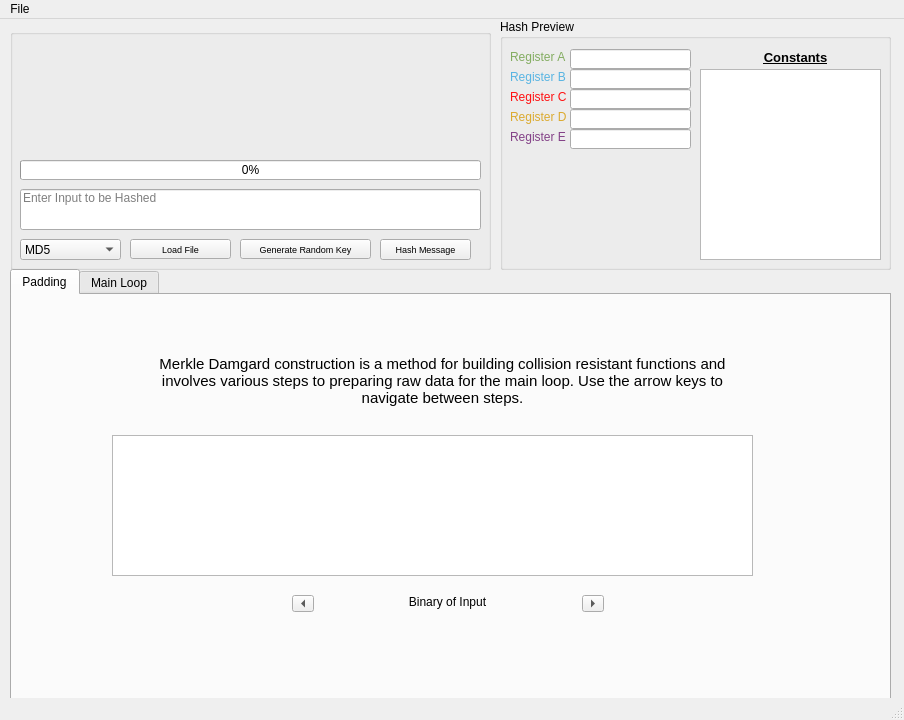
<?xml version="1.0" encoding="UTF-8"?>
<ui version="4.0">
 <class>MainWindow</class>
 <widget class="QMainWindow" name="MainWindow">
  <property name="geometry">
   <rect>
    <x>0</x>
    <y>0</y>
    <width>904</width>
    <height>720</height>
   </rect>
  </property>
  <property name="sizePolicy">
   <sizepolicy hsizetype="Preferred" vsizetype="Preferred">
    <horstretch>0</horstretch>
    <verstretch>0</verstretch>
   </sizepolicy>
  </property>
  <property name="windowTitle">
   <string>MainWindow</string>
  </property>
  <property name="autoFillBackground">
   <bool>true</bool>
  </property>
  <property name="toolButtonStyle">
   <enum>Qt::ToolButtonIconOnly</enum>
  </property>
  <widget class="QWidget" name="centralwidget">
   <property name="enabled">
    <bool>true</bool>
   </property>
   <widget class="QWidget" name="gridLayoutWidget">
    <property name="geometry">
     <rect>
      <x>10</x>
      <y>10</y>
      <width>481</width>
      <height>241</height>
     </rect>
    </property>
    <layout class="QGridLayout" name="gridLayout">
     <property name="sizeConstraint">
      <enum>QLayout::SetNoConstraint</enum>
     </property>
     <item row="0" column="1">
      <widget class="QGroupBox" name="mouseCaptureRegion">
       <property name="enabled">
        <bool>true</bool>
       </property>
       <property name="title">
        <string/>
       </property>
       <widget class="QProgressBar" name="progressBar">
        <property name="enabled">
         <bool>true</bool>
        </property>
        <property name="geometry">
         <rect>
          <x>10</x>
          <y>131</y>
          <width>461</width>
          <height>20</height>
         </rect>
        </property>
        <property name="value">
         <number>0</number>
        </property>
       </widget>
       <widget class="QComboBox" name="hashCombo">
        <property name="geometry">
         <rect>
          <x>10</x>
          <y>210</y>
          <width>101</width>
          <height>21</height>
         </rect>
        </property>
        <property name="autoFillBackground">
         <bool>false</bool>
        </property>
        <property name="currentIndex">
         <number>0</number>
        </property>
        <property name="maxVisibleItems">
         <number>5</number>
        </property>
        <property name="sizeAdjustPolicy">
         <enum>QComboBox::AdjustToMinimumContentsLength</enum>
        </property>
        <item>
         <property name="text">
          <string>MD5</string>
         </property>
        </item>
        <item>
         <property name="text">
          <string>SHA-1</string>
         </property>
        </item>
       </widget>
       <widget class="QLineEdit" name="hashInput">
        <property name="geometry">
         <rect>
          <x>10</x>
          <y>160</y>
          <width>461</width>
          <height>41</height>
         </rect>
        </property>
        <property name="layoutDirection">
         <enum>Qt::RightToLeft</enum>
        </property>
        <property name="inputMask">
         <string/>
        </property>
        <property name="text">
         <string/>
        </property>
        <property name="alignment">
         <set>Qt::AlignLeading|Qt::AlignLeft|Qt::AlignTop</set>
        </property>
        <property name="dragEnabled">
         <bool>true</bool>
        </property>
        <property name="placeholderText">
         <string>Enter Input to be Hashed</string>
        </property>
        <property name="clearButtonEnabled">
         <bool>true</bool>
        </property>
       </widget>
       <widget class="QPushButton" name="loadFileButton">
        <property name="geometry">
         <rect>
          <x>120</x>
          <y>210</y>
          <width>101</width>
          <height>20</height>
         </rect>
        </property>
        <property name="font">
         <font>
          <pointsize>7</pointsize>
         </font>
        </property>
        <property name="text">
         <string>Load File</string>
        </property>
       </widget>
       <widget class="QPushButton" name="randomKeyButton">
        <property name="geometry">
         <rect>
          <x>230</x>
          <y>210</y>
          <width>131</width>
          <height>20</height>
         </rect>
        </property>
        <property name="font">
         <font>
          <pointsize>7</pointsize>
         </font>
        </property>
        <property name="text">
         <string>Generate Random Key</string>
        </property>
       </widget>
       <widget class="QPushButton" name="hashButton">
        <property name="geometry">
         <rect>
          <x>370</x>
          <y>210</y>
          <width>91</width>
          <height>21</height>
         </rect>
        </property>
        <property name="font">
         <font>
          <pointsize>7</pointsize>
         </font>
        </property>
        <property name="text">
         <string>Hash Message</string>
        </property>
       </widget>
      </widget>
     </item>
    </layout>
   </widget>
   <widget class="QWidget" name="gridLayoutWidget_2">
    <property name="geometry">
     <rect>
      <x>500</x>
      <y>0</y>
      <width>391</width>
      <height>251</height>
     </rect>
    </property>
    <layout class="QGridLayout" name="gridLayout_3">
     <item row="0" column="0">
      <widget class="QGroupBox" name="groupBox">
       <property name="font">
        <font>
         <weight>50</weight>
         <bold>false</bold>
        </font>
       </property>
       <property name="title">
        <string>Hash Preview</string>
       </property>
       <widget class="QTableWidget" name="sineTable">
        <property name="geometry">
         <rect>
          <x>200</x>
          <y>50</y>
          <width>181</width>
          <height>191</height>
         </rect>
        </property>
        <property name="sizePolicy">
         <sizepolicy hsizetype="Minimum" vsizetype="Minimum">
          <horstretch>0</horstretch>
          <verstretch>0</verstretch>
         </sizepolicy>
        </property>
        <property name="font">
         <font>
          <pointsize>8</pointsize>
         </font>
        </property>
        <property name="toolTip">
         <string/>
        </property>
        <property name="frameShape">
         <enum>QFrame::StyledPanel</enum>
        </property>
        <property name="verticalScrollBarPolicy">
         <enum>Qt::ScrollBarAsNeeded</enum>
        </property>
        <property name="horizontalScrollBarPolicy">
         <enum>Qt::ScrollBarAlwaysOff</enum>
        </property>
        <property name="sizeAdjustPolicy">
         <enum>QAbstractScrollArea::AdjustToContentsOnFirstShow</enum>
        </property>
        <attribute name="horizontalHeaderVisible">
         <bool>false</bool>
        </attribute>
        <attribute name="horizontalHeaderStretchLastSection">
         <bool>true</bool>
        </attribute>
        <attribute name="verticalHeaderVisible">
         <bool>false</bool>
        </attribute>
       </widget>
       <widget class="QLabel" name="label_16">
        <property name="geometry">
         <rect>
          <x>10</x>
          <y>30</y>
          <width>61</width>
          <height>17</height>
         </rect>
        </property>
        <property name="text">
         <string>&lt;html&gt;&lt;head/&gt;&lt;body&gt;&lt;p&gt;&lt;span style=&quot; color:#83ac60;&quot;&gt;Register A&lt;/span&gt;&lt;/p&gt;&lt;/body&gt;&lt;/html&gt;</string>
        </property>
       </widget>
       <widget class="QLabel" name="label_17">
        <property name="geometry">
         <rect>
          <x>10</x>
          <y>50</y>
          <width>61</width>
          <height>17</height>
         </rect>
        </property>
        <property name="text">
         <string>&lt;html&gt;&lt;head/&gt;&lt;body&gt;&lt;p&gt;&lt;span style=&quot; color:#58b4e2;&quot;&gt;Register B&lt;/span&gt;&lt;/p&gt;&lt;/body&gt;&lt;/html&gt;</string>
        </property>
       </widget>
       <widget class="QLabel" name="label_18">
        <property name="geometry">
         <rect>
          <x>10</x>
          <y>90</y>
          <width>61</width>
          <height>17</height>
         </rect>
        </property>
        <property name="text">
         <string>&lt;html&gt;&lt;head/&gt;&lt;body&gt;&lt;p&gt;&lt;span style=&quot; color:#dbaa2f;&quot;&gt;Register D&lt;/span&gt;&lt;/p&gt;&lt;/body&gt;&lt;/html&gt;</string>
        </property>
       </widget>
       <widget class="QLabel" name="label_19">
        <property name="geometry">
         <rect>
          <x>10</x>
          <y>70</y>
          <width>61</width>
          <height>17</height>
         </rect>
        </property>
        <property name="text">
         <string>&lt;html&gt;&lt;head/&gt;&lt;body&gt;&lt;p&gt;&lt;span style=&quot; color:#ff1111;&quot;&gt;Register C&lt;/span&gt;&lt;/p&gt;&lt;/body&gt;&lt;/html&gt;</string>
        </property>
       </widget>
       <widget class="QLineEdit" name="regAText">
        <property name="geometry">
         <rect>
          <x>70</x>
          <y>30</y>
          <width>121</width>
          <height>20</height>
         </rect>
        </property>
        <property name="readOnly">
         <bool>true</bool>
        </property>
       </widget>
       <widget class="QLineEdit" name="regBText">
        <property name="geometry">
         <rect>
          <x>70</x>
          <y>50</y>
          <width>121</width>
          <height>20</height>
         </rect>
        </property>
        <property name="readOnly">
         <bool>true</bool>
        </property>
       </widget>
       <widget class="QLineEdit" name="regCText">
        <property name="geometry">
         <rect>
          <x>70</x>
          <y>70</y>
          <width>121</width>
          <height>20</height>
         </rect>
        </property>
        <property name="readOnly">
         <bool>true</bool>
        </property>
       </widget>
       <widget class="QLineEdit" name="regDText">
        <property name="geometry">
         <rect>
          <x>70</x>
          <y>90</y>
          <width>121</width>
          <height>20</height>
         </rect>
        </property>
        <property name="readOnly">
         <bool>true</bool>
        </property>
       </widget>
       <widget class="QLineEdit" name="regEText">
        <property name="geometry">
         <rect>
          <x>70</x>
          <y>110</y>
          <width>121</width>
          <height>20</height>
         </rect>
        </property>
        <property name="readOnly">
         <bool>true</bool>
        </property>
       </widget>
       <widget class="QLabel" name="label_21">
        <property name="geometry">
         <rect>
          <x>10</x>
          <y>110</y>
          <width>61</width>
          <height>17</height>
         </rect>
        </property>
        <property name="text">
         <string>&lt;html&gt;&lt;head/&gt;&lt;body&gt;&lt;p&gt;&lt;span style=&quot; color:#834187;&quot;&gt;Register E&lt;/span&gt;&lt;/p&gt;&lt;/body&gt;&lt;/html&gt;</string>
        </property>
       </widget>
       <widget class="QLabel" name="tableLabel">
        <property name="geometry">
         <rect>
          <x>230</x>
          <y>30</y>
          <width>131</width>
          <height>17</height>
         </rect>
        </property>
        <property name="text">
         <string>&lt;html&gt;&lt;head/&gt;&lt;body&gt;&lt;p&gt;&lt;span style=&quot; font-size:10pt; font-weight:600; text-decoration: underline;&quot;&gt;Constants&lt;/span&gt;&lt;/p&gt;&lt;/body&gt;&lt;/html&gt;</string>
        </property>
        <property name="alignment">
         <set>Qt::AlignCenter</set>
        </property>
       </widget>
      </widget>
     </item>
    </layout>
   </widget>
   <widget class="QWidget" name="verticalLayoutWidget">
    <property name="geometry">
     <rect>
      <x>10</x>
      <y>250</y>
      <width>881</width>
      <height>431</height>
     </rect>
    </property>
    <layout class="QVBoxLayout" name="verticalLayout">
     <item>
      <widget class="QTabWidget" name="tabWidget">
       <property name="tabPosition">
        <enum>QTabWidget::North</enum>
       </property>
       <property name="currentIndex">
        <number>0</number>
       </property>
       <widget class="QWidget" name="tab_2">
        <attribute name="title">
         <string>Padding</string>
        </attribute>
        <widget class="QLabel" name="label_20">
         <property name="geometry">
          <rect>
           <x>140</x>
           <y>60</y>
           <width>581</width>
           <height>71</height>
          </rect>
         </property>
         <property name="text">
          <string>&lt;html&gt;&lt;head/&gt;&lt;body&gt;&lt;p&gt;&lt;span style=&quot; font-size:11pt;&quot;&gt;Merkle Damgard construction is a method for building collision resistant functions and involves various steps to preparing raw data for the main loop. Use the arrow keys to navigate between steps.&lt;/span&gt;&lt;/p&gt;&lt;/body&gt;&lt;/html&gt;</string>
         </property>
         <property name="alignment">
          <set>Qt::AlignHCenter|Qt::AlignTop</set>
         </property>
         <property name="wordWrap">
          <bool>true</bool>
         </property>
        </widget>
        <widget class="QTextEdit" name="padding_BlockText">
         <property name="geometry">
          <rect>
           <x>100</x>
           <y>140</y>
           <width>641</width>
           <height>141</height>
          </rect>
         </property>
         <property name="readOnly">
          <bool>true</bool>
         </property>
        </widget>
        <widget class="QToolButton" name="padding_LeftArrow">
         <property name="geometry">
          <rect>
           <x>280</x>
           <y>300</y>
           <width>22</width>
           <height>17</height>
          </rect>
         </property>
         <property name="text">
          <string>...</string>
         </property>
         <property name="arrowType">
          <enum>Qt::LeftArrow</enum>
         </property>
        </widget>
        <widget class="QToolButton" name="padding_RightArrow">
         <property name="geometry">
          <rect>
           <x>570</x>
           <y>300</y>
           <width>22</width>
           <height>17</height>
          </rect>
         </property>
         <property name="text">
          <string>...</string>
         </property>
         <property name="arrowType">
          <enum>Qt::RightArrow</enum>
         </property>
        </widget>
        <widget class="QLabel" name="paddingStatusLabel">
         <property name="geometry">
          <rect>
           <x>310</x>
           <y>300</y>
           <width>251</width>
           <height>61</height>
          </rect>
         </property>
         <property name="sizePolicy">
          <sizepolicy hsizetype="Preferred" vsizetype="Preferred">
           <horstretch>0</horstretch>
           <verstretch>0</verstretch>
          </sizepolicy>
         </property>
         <property name="text">
          <string>Binary of Input</string>
         </property>
         <property name="alignment">
          <set>Qt::AlignHCenter|Qt::AlignTop</set>
         </property>
         <property name="wordWrap">
          <bool>true</bool>
         </property>
        </widget>
       </widget>
       <widget class="QWidget" name="tab">
        <attribute name="title">
         <string>Main Loop</string>
        </attribute>
        <widget class="QWidget" name="widget" native="true">
         <property name="geometry">
          <rect>
           <x>0</x>
           <y>0</y>
           <width>831</width>
           <height>271</height>
          </rect>
         </property>
        </widget>
        <widget class="QPushButton" name="exportButton">
         <property name="geometry">
          <rect>
           <x>380</x>
           <y>320</y>
           <width>71</width>
           <height>20</height>
          </rect>
         </property>
         <property name="text">
          <string>Export</string>
         </property>
        </widget>
        <widget class="QWidget" name="layoutWidget">
         <property name="geometry">
          <rect>
           <x>490</x>
           <y>100</y>
           <width>221</width>
           <height>91</height>
          </rect>
         </property>
         <layout class="QFormLayout" name="formLayout_2">
          <item row="0" column="0">
           <widget class="QLabel" name="label_13">
            <property name="font">
             <font>
              <pointsize>9</pointsize>
              <weight>75</weight>
              <bold>true</bold>
             </font>
            </property>
            <property name="text">
             <string>F</string>
            </property>
           </widget>
          </item>
          <item row="0" column="1">
           <widget class="QLineEdit" name="fBufferVal">
            <property name="font">
             <font>
              <pointsize>8</pointsize>
             </font>
            </property>
            <property name="readOnly">
             <bool>true</bool>
            </property>
           </widget>
          </item>
          <item row="1" column="0">
           <widget class="QLabel" name="label_14">
            <property name="font">
             <font>
              <pointsize>9</pointsize>
              <weight>75</weight>
              <bold>true</bold>
             </font>
            </property>
            <property name="text">
             <string>g</string>
            </property>
           </widget>
          </item>
          <item row="1" column="1">
           <widget class="QLineEdit" name="gBufferVal">
            <property name="font">
             <font>
              <pointsize>8</pointsize>
             </font>
            </property>
            <property name="readOnly">
             <bool>true</bool>
            </property>
           </widget>
          </item>
          <item row="2" column="1">
           <widget class="QLabel" name="loopCountLabel">
            <property name="text">
             <string>Loop Count : </string>
            </property>
           </widget>
          </item>
         </layout>
        </widget>
        <widget class="QSlider" name="progressSlider">
         <property name="enabled">
          <bool>false</bool>
         </property>
         <property name="geometry">
          <rect>
           <x>218</x>
           <y>270</y>
           <width>471</width>
           <height>16</height>
          </rect>
         </property>
         <property name="minimum">
          <number>1</number>
         </property>
         <property name="maximum">
          <number>5</number>
         </property>
         <property name="value">
          <number>1</number>
         </property>
         <property name="orientation">
          <enum>Qt::Horizontal</enum>
         </property>
        </widget>
        <widget class="QLineEdit" name="workingWordText">
         <property name="geometry">
          <rect>
           <x>30</x>
           <y>40</y>
           <width>771</width>
           <height>51</height>
          </rect>
         </property>
         <property name="font">
          <font>
           <pointsize>7</pointsize>
          </font>
         </property>
         <property name="alignment">
          <set>Qt::AlignCenter</set>
         </property>
         <property name="readOnly">
          <bool>true</bool>
         </property>
         <property name="clearButtonEnabled">
          <bool>false</bool>
         </property>
        </widget>
        <widget class="QLabel" name="loopCountLabel_2">
         <property name="geometry">
          <rect>
           <x>30</x>
           <y>20</y>
           <width>201</width>
           <height>16</height>
          </rect>
         </property>
         <property name="text">
          <string>Current Operational Block</string>
         </property>
        </widget>
        <widget class="QWidget" name="layoutWidget">
         <property name="geometry">
          <rect>
           <x>160</x>
           <y>100</y>
           <width>311</width>
           <height>142</height>
          </rect>
         </property>
         <layout class="QFormLayout" name="formLayout">
          <item row="0" column="0">
           <widget class="QLabel" name="label_9">
            <property name="text">
             <string>&lt;html&gt;&lt;head/&gt;&lt;body&gt;&lt;p&gt;&lt;span style=&quot; color:#83ac60;&quot;&gt;Register A&lt;/span&gt;&lt;/p&gt;&lt;/body&gt;&lt;/html&gt;</string>
            </property>
           </widget>
          </item>
          <item row="0" column="1">
           <widget class="QLineEdit" name="aBufferVal">
            <property name="font">
             <font>
              <pointsize>8</pointsize>
             </font>
            </property>
            <property name="readOnly">
             <bool>true</bool>
            </property>
           </widget>
          </item>
          <item row="1" column="0">
           <widget class="QLabel" name="label_10">
            <property name="text">
             <string>&lt;html&gt;&lt;head/&gt;&lt;body&gt;&lt;p&gt;&lt;span style=&quot; color:#58b4e2;&quot;&gt;Register B&lt;/span&gt;&lt;/p&gt;&lt;/body&gt;&lt;/html&gt;</string>
            </property>
           </widget>
          </item>
          <item row="1" column="1">
           <widget class="QLineEdit" name="bBufferVal">
            <property name="font">
             <font>
              <pointsize>8</pointsize>
             </font>
            </property>
            <property name="readOnly">
             <bool>true</bool>
            </property>
           </widget>
          </item>
          <item row="2" column="0">
           <widget class="QLabel" name="label_11">
            <property name="text">
             <string>&lt;html&gt;&lt;head/&gt;&lt;body&gt;&lt;p&gt;&lt;span style=&quot; color:#ff1111;&quot;&gt;Register C&lt;/span&gt;&lt;/p&gt;&lt;/body&gt;&lt;/html&gt;</string>
            </property>
           </widget>
          </item>
          <item row="2" column="1">
           <widget class="QLineEdit" name="cBufferVal">
            <property name="font">
             <font>
              <pointsize>8</pointsize>
             </font>
            </property>
            <property name="readOnly">
             <bool>true</bool>
            </property>
           </widget>
          </item>
          <item row="3" column="0">
           <widget class="QLabel" name="label_12">
            <property name="text">
             <string>&lt;html&gt;&lt;head/&gt;&lt;body&gt;&lt;p&gt;&lt;span style=&quot; color:#dbaa2f;&quot;&gt;Register D&lt;/span&gt;&lt;/p&gt;&lt;/body&gt;&lt;/html&gt;</string>
            </property>
           </widget>
          </item>
          <item row="3" column="1">
           <widget class="QLineEdit" name="dBufferVal">
            <property name="font">
             <font>
              <pointsize>8</pointsize>
             </font>
            </property>
            <property name="readOnly">
             <bool>true</bool>
            </property>
           </widget>
          </item>
          <item row="4" column="0">
           <widget class="QLabel" name="label_15">
            <property name="text">
             <string>&lt;html&gt;&lt;head/&gt;&lt;body&gt;&lt;p&gt;&lt;span style=&quot; color:#834187;&quot;&gt;Register E&lt;/span&gt;&lt;/p&gt;&lt;/body&gt;&lt;/html&gt;</string>
            </property>
           </widget>
          </item>
          <item row="4" column="1">
           <widget class="QLineEdit" name="eBufferVal">
            <property name="font">
             <font>
              <pointsize>8</pointsize>
             </font>
            </property>
            <property name="readOnly">
             <bool>true</bool>
            </property>
           </widget>
          </item>
         </layout>
        </widget>
        <widget class="QLineEdit" name="outputText">
         <property name="geometry">
          <rect>
           <x>228</x>
           <y>290</y>
           <width>451</width>
           <height>22</height>
          </rect>
         </property>
         <property name="font">
          <font>
           <pointsize>8</pointsize>
          </font>
         </property>
         <property name="layoutDirection">
          <enum>Qt::LeftToRight</enum>
         </property>
         <property name="autoFillBackground">
          <bool>false</bool>
         </property>
         <property name="alignment">
          <set>Qt::AlignCenter</set>
         </property>
         <property name="readOnly">
          <bool>true</bool>
         </property>
        </widget>
        <widget class="QLabel" name="launchVisualiserError">
         <property name="geometry">
          <rect>
           <x>240</x>
           <y>370</y>
           <width>401</width>
           <height>21</height>
          </rect>
         </property>
         <property name="layoutDirection">
          <enum>Qt::LeftToRight</enum>
         </property>
         <property name="text">
          <string>&lt;html&gt;&lt;head/&gt;&lt;body&gt;&lt;p&gt;&lt;span style=&quot; color:#aa0000;&quot;&gt;Visualiser is not currently supported on your system&lt;/span&gt;&lt;/p&gt;&lt;/body&gt;&lt;/html&gt;</string>
         </property>
         <property name="alignment">
          <set>Qt::AlignCenter</set>
         </property>
        </widget>
        <widget class="QPushButton" name="launchVisualiserButton">
         <property name="geometry">
          <rect>
           <x>470</x>
           <y>320</y>
           <width>131</width>
           <height>21</height>
          </rect>
         </property>
         <property name="font">
          <font>
           <pointsize>10</pointsize>
          </font>
         </property>
         <property name="text">
          <string>Visualise this section</string>
         </property>
        </widget>
       </widget>
      </widget>
     </item>
    </layout>
   </widget>
  </widget>
  <widget class="QMenuBar" name="menubar">
   <property name="geometry">
    <rect>
     <x>0</x>
     <y>0</y>
     <width>904</width>
     <height>17</height>
    </rect>
   </property>
   <widget class="QMenu" name="menuFile">
    <property name="title">
     <string>File</string>
    </property>
    <addaction name="actionConverter_Tool"/>
    <addaction name="actionKill_Children"/>
   </widget>
   <addaction name="menuFile"/>
  </widget>
  <widget class="QStatusBar" name="statusBar"/>
  <action name="actionConverter_Tool">
   <property name="text">
    <string>Converter Tool</string>
   </property>
  </action>
  <action name="actionKill_Children">
   <property name="text">
    <string>Close Other Windows</string>
   </property>
  </action>
 </widget>
 <resources/>
 <connections/>
</ui>
